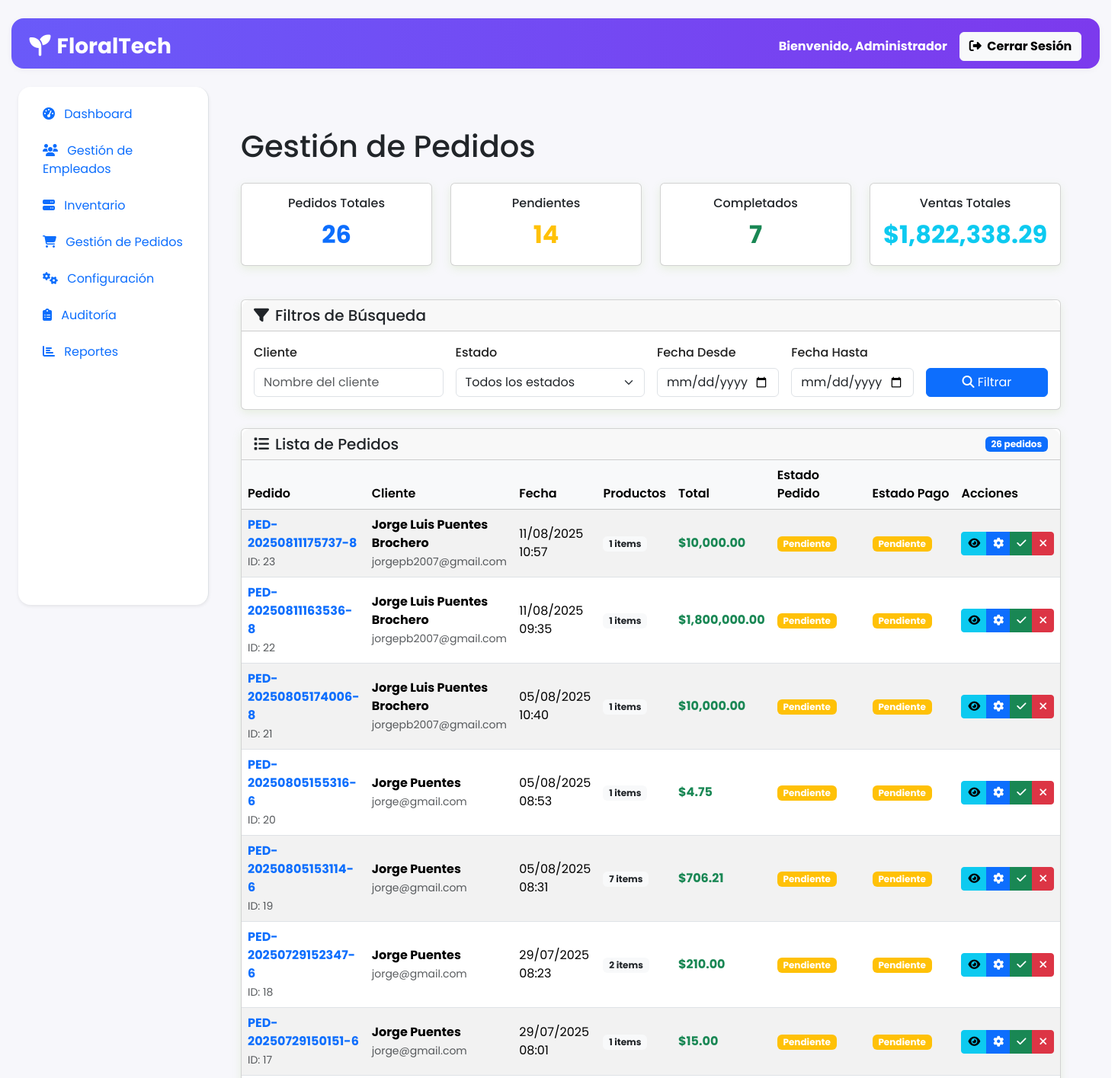
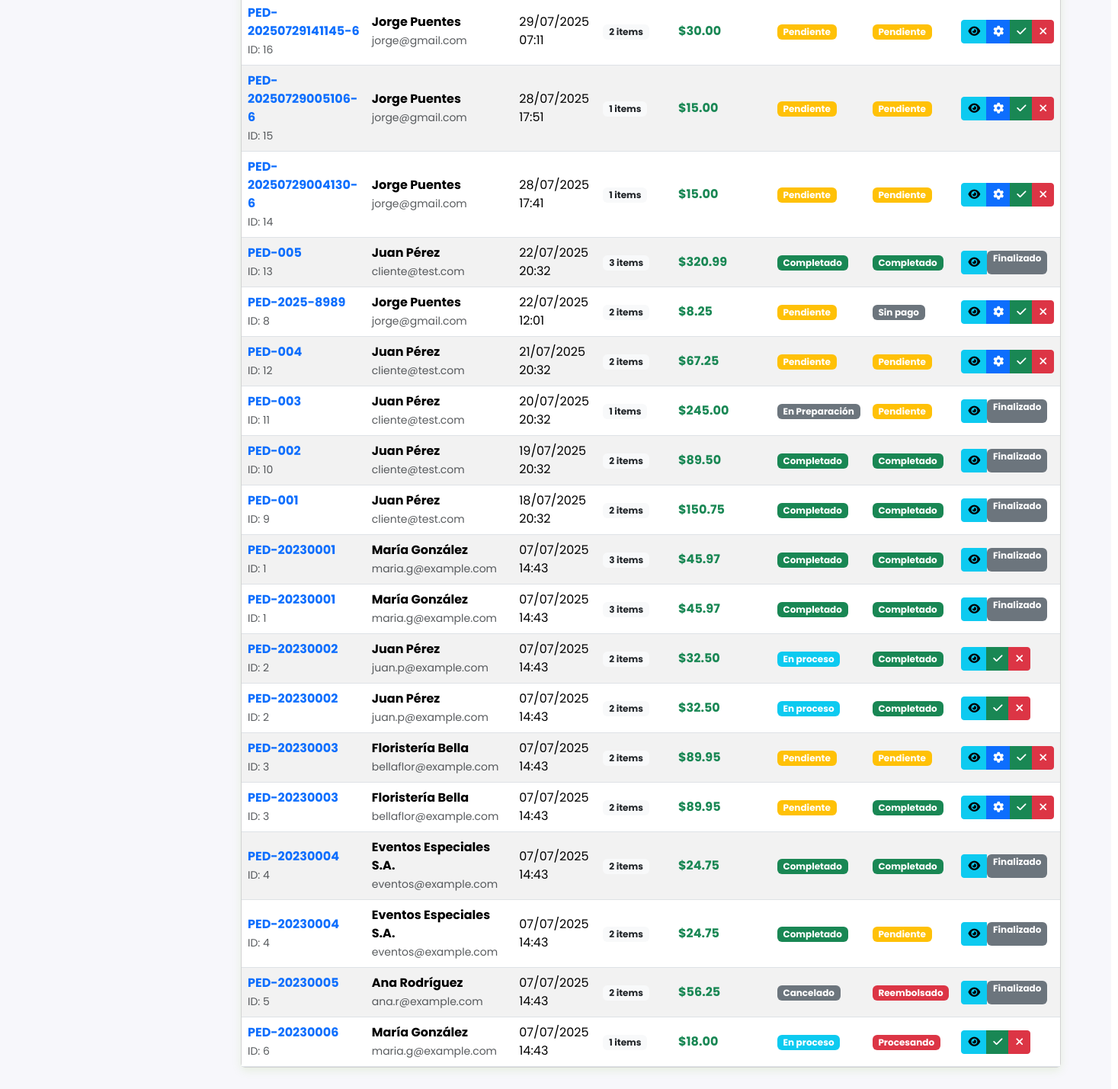
The app's page /index.php?ctrl=dashboard&action=admin&page=pedidos (signed in) with its own data (2 pictures, top to bottom).
### tables this page shows
CREATE TABLE `ped` (
  `idped` int(11) NOT NULL,
  `numped` varchar(255) NOT NULL,
  `fecha_pedido` datetime DEFAULT current_timestamp(),
  `monto_total` decimal(10,2) NOT NULL,
  `cli_idcli` int(11) NOT NULL,
  `estado` varchar(50) DEFAULT 'Pendiente',
  `empleado_id` int(11) DEFAULT NULL COMMENT 'ID del empleado que creó el pedido',
  `fecha_actualizacion` datetime DEFAULT NULL COMMENT 'Fecha de última actualización',
  `empleado_actualizacion` int(11) DEFAULT NULL COMMENT 'ID del empleado que actualizó por última vez',
  `notas` text DEFAULT NULL COMMENT 'Notas adicionales del pedido',
  `direccion_entrega` text DEFAULT NULL,
  `fecha_entrega_solicitada` date DEFAULT NULL
);

CREATE TABLE `cli` (
  `idcli` int(11) NOT NULL,
  `nombre` varchar(255) NOT NULL,
  `direccion` varchar(255) DEFAULT NULL,
  `telefono` varchar(255) DEFAULT NULL,
  `email` varchar(255) DEFAULT NULL,
  `fecha_registro` date DEFAULT curdate(),
  `fecha_actualizacion` datetime DEFAULT NULL COMMENT 'Fecha de última actualización',
  `empleado_registro` int(11) DEFAULT NULL COMMENT 'ID del empleado que registró al cliente'
);

### controllers/dashboard.php (called while the page is built, shortened)
<?php
class dashboard {
    public function admin() {
    require_once 'views/admin/VadashboardPrincipal.php';
    }
}
?>

### index.php (called while the page is built, shortened)
<?php
$action = isset($_GET['action']) ? $_GET['action'] : 'index';
try {
    $controller = new $controllerClass();
    $controller->$action();
} catch (Exception $e) {
    die("Error: " . $e->getMessage());
}
?>

### views/admin/VagestionPedidos.php (the view, shortened to what this page needs)
<?php
try {
    $database = new Database();
    $conn = $database->getConnection();
} catch (Exception $e) {
    die('Error de conexión: ' . $e->getMessage());
}
$where_conditions = ["1=1"];
$params = [];
$where_clause = implode(' AND ', $where_conditions);
try {
    $sql = "
        SELECT
            p.idped,
            p.numped,
            p.fecha_pedido,
            p.monto_total,
            p.estado,
            p.direccion_entrega,
            p.fecha_entrega_solicitada,
            c.nombre as cliente_nombre,
            c.email as cliente_email,
            c.telefono as cliente_telefono,
            c.direccion as cliente_direccion,
            pg.metodo_pago,
            pg.estado_pag as estado_pago,
            pg.fecha_pago,
            COUNT(dp.idtflor) as total_productos
        FROM ped p
        INNER JOIN cli c ON p.cli_idcli = c.idcli
        LEFT JOIN pagos pg ON p.idped = pg.ped_idped
        LEFT JOIN detped dp ON p.idped = dp.idped
        WHERE $where_clause
        GROUP BY p.idped, pg.idpago
        ORDER BY p.fecha_pedido DESC
    ";
    $stmt = $conn->prepare($sql);
    $stmt->execute($params);
    $pedidos = $stmt->fetchAll(PDO::FETCH_ASSOC);
} catch (PDOException $e) {
    $mensaje_error = "Error al obtener pedidos: " . $e->getMessage();
    $pedidos = [];
}
$totalPedidos = count($pedidos);
$totalPendientes = count(array_filter($pedidos, fn($p) => $p['estado'] === 'Pendiente'));
$totalCompletados = count(array_filter($pedidos, fn($p) => $p['estado'] === 'Completado'));
$ventasTotales = array_sum(array_column($pedidos, 'monto_total'));
?>
<!DOCTYPE html>
<html lang="es">
<head>
    <link href="https://cdn.jsdelivr.net/npm/bootstrap@5.3.6/dist/css/bootstrap.min.css" rel="stylesheet">
</head>
<body>
<div class="container py-4">
    <h1 class="mb-4">Gestión de Pedidos</h1>
    <div class="row mb-4">
        <div class="col-md-3">
            <div class="card text-center">
                <div class="card-body">
                    <h6 class="card-title">Pedidos Totales</h6>
                    <div class="fs-2 fw-bold text-primary"><?= $totalPedidos ?></div>
                </div>
            </div>
        </div>
        <div class="col-md-3">
            <div class="card text-center">
                <div class="card-body">
                    <h6 class="card-title">Pendientes</h6>
                    <div class="fs-2 fw-bold text-warning"><?= $totalPendientes ?></div>
                </div>
            </div>
        </div>
        <div class="col-md-3">
            <div class="card text-center">
                <div class="card-body">
                    <h6 class="card-title">Completados</h6>
                    <div class="fs-2 fw-bold text-success"><?= $totalCompletados ?></div>
                </div>
            </div>
        </div>
        <div class="col-md-3">
            <div class="card text-center">
                <div class="card-body">
                    <h6 class="card-title">Ventas Totales</h6>
                    <div class="fs-2 fw-bold text-info">$<?= number_format($ventasTotales, 2) ?></div>
                </div>
            </div>
        </div>
    </div>
    <div class="card mb-4">
        <div class="card-header">
            <h5 class="mb-0"><i class="fas fa-filter me-2"></i>Filtros de Búsqueda</h5>
        </div>
        <div class="card-body">
            <form method="GET" class="row g-3">
                <div class="col-md-3">
                    <label class="form-label">Cliente</label>
                    <input type="text" class="form-control" placeholder="Nombre del cliente" name="cliente" value="<?= $_GET['cliente'] ?? '' ?>">
                </div>
                <div class="col-md-3">
                    <label class="form-label">Estado</label>
                    <select class="form-select" name="estado">
                        <option value="">Todos los estados</option>
                    </select>
                </div>
                <div class="col-md-2">
                    <label class="form-label">Fecha Desde</label>
                    <input type="date" class="form-control" name="fecha_desde" value="<?= $_GET['fecha_desde'] ?? '' ?>">
                </div>
                <div class="col-md-2">
                    <label class="form-label">Fecha Hasta</label>
                    <input type="date" class="form-control" name="fecha_hasta" value="<?= $_GET['fecha_hasta'] ?? '' ?>">
                </div>
                <div class="col-md-2">
                    <label class="form-label">&nbsp;</label>
                    <button type="submit" class="btn btn-primary w-100">
                        <i class="fas fa-search"></i> Filtrar
                    </button>
                </div>
            </form>
        </div>
    </div>
    <div class="card mb-4">
        <div class="card-header d-flex justify-content-between align-items-center">
            <h5 class="mb-0"><i class="fas fa-list me-2"></i>Lista de Pedidos</h5>
            <span class="badge bg-primary"><?= count($pedidos) ?> pedidos</span>
        </div>
        <div class="card-body p-0">
            <?php if (!empty($pedidos)): ?>
            <div class="table-responsive">
                <table class="table table-striped align-middle mb-0">
                    <thead class="table-light">
                        <tr>
                            <th>Pedido</th>
                            <th>Cliente</th>
                            <th>Fecha</th>
                            <th>Productos</th>
                            <th>Total</th>
                            <th>Estado Pedido</th>
                            <th>Estado Pago</th>
                            <th>Acciones</th>
                        </tr>
                    </thead>
                    <tbody>
                        <?php foreach ($pedidos as $pedido): ?>
                        <tr>
                            <td>
                                <strong class="text-primary"><?= htmlspecialchars($pedido['numped']) ?></strong>
                                <br><small class="text-muted">ID: <?= $pedido['idped'] ?></small>
                            </td>
                            <td>
                                <strong><?= htmlspecialchars($pedido['cliente_nombre']) ?></strong>
                                <br><small class="text-muted"><?= htmlspecialchars($pedido['cliente_email']) ?></small>
                            </td>
                            <td>
                                <?= date('d/m/Y H:i', strtotime($pedido['fecha_pedido'])) ?>
                            </td>
                            <td>
                                <span class="badge bg-light text-dark"><?= $pedido['total_productos'] ?> items</span>
                            </td>
                            <td>
                                <strong class="text-success">$<?= number_format($pedido['monto_total'], 2) ?></strong>
                            </td>
                            <td>
                                <span class="badge bg-<?=
                                    $pedido['estado'] === 'Pendiente' ? 'warning' :
                                    ($pedido['estado'] === 'En proceso' ? 'info' :
                                    ($pedido['estado'] === 'Completado' ? 'success' : 'secondary'))
                                ?>">
                                    <?= htmlspecialchars($pedido['estado']) ?>
                                </span>
                            </td>
                            <td>
                                <?php if ($pedido['estado_pago']): ?>
                                    <span class="badge bg-<?=
                                        $pedido['estado_pago'] === 'Pendiente' ? 'warning' :
                                        ($pedido['estado_pago'] === 'Completado' ? 'success' : 'danger')
                                    ?>">
                                        <?= htmlspecialchars($pedido['estado_pago']) ?>
                                    </span>
                                <?php else: ?>
                                    <span class="badge bg-secondary">Sin pago</span>
                                <?php endif; ?>
                            </td>
                            <td>
                                <div class="btn-group" role="group">
                                    <button type="button" class="btn btn-sm btn-info" onclick="verDetallePedido(<?= $pedido['idped'] ?>)" title="Ver detalles">
                                        <i class="fas fa-eye"></i>
                                    </button>
                                    <?php if ($pedido['estado'] === 'Pendiente'): ?>
                                        <button type="button" class="btn btn-sm btn-primary" onclick="cambiarEstado(<?= $pedido['idped'] ?>, 'En proceso')" title="Procesar pedido">
                                            <i class="fas fa-cog"></i>
                                        </button>
                                        <button type="button" class="btn btn-sm btn-success" onclick="cambiarEstado(<?= $pedido['idped'] ?>, 'Completado')" title="Marcar completado">
                                            <i class="fas fa-check"></i>
                                        </button>
                                        <button type="button" class="btn btn-sm btn-danger" onclick="cambiarEstado(<?= $pedido['idped'] ?>, 'Cancelado')" title="Cancelar pedido">
                                            <i class="fas fa-times"></i>
                                        </button>
                                    <?php elseif ($pedido['estado'] === 'En proceso'): ?>
                                        <button type="button" class="btn btn-sm btn-success" onclick="cambiarEstado(<?= $pedido['idped'] ?>, 'Completado')" title="Marcar completado">
                                            <i class="fas fa-check"></i>
                                        </button>
                                        <button type="button" class="btn btn-sm btn-danger" onclick="cambiarEstado(<?= $pedido['idped'] ?>, 'Cancelado')" title="Cancelar pedido">
                                            <i class="fas fa-times"></i>
                                        </button>
                                    <?php else: ?>
                                        <span class="badge bg-secondary">Finalizado</span>
                                    <?php endif; ?>
                                </div>
                            </td>
                        </tr>
                        <?php endforeach; ?>
                    </tbody>
                </table>
            </div>
        </div>
    </div>
            <?php endif; ?>
        </div>
    </div>
</div>

### assets/dashboard-admin.css (style rules this page uses)
:root { --primary: #4CAF50; --secondary: #8BC34A; --accent: #FF9800; --light: #F1F8E9; --dark: #1B5E20; --text: #212121; --text-light: #757575; --card-shadow: 0 4px 12px rgba(139, 195, 74, 0.15); --sidebar-width: 280px; }
* { margin: 0; padding: 0; box-sizing: border-box; font-family: 'Poppins', sans-serif; }
body { background-color: #f5f9f5; color: var(--text); display: flex; }
.btn-primary { background-color: var(--primary); border-color: var(--primary); }
.card { border-radius: 12px; box-shadow: var(--card-shadow); border: 1px solid #dee2e6; margin-bottom: 20px; }
.card-header { background-color: white; border-bottom: 1px solid rgba(0,0,0,0.1); font-weight: 600; color: var(--dark); padding: 15px 20px; border-radius: 12px 12px 0 0 !important; }
.card-body { padding: 20px; }
.table th { background-color: var(--light); color: var(--dark); font-weight: 600; border-top: none; }
.form-label { font-weight: 500; color: var(--text); margin-bottom: 5px; }

### records on screen
ped: numped "PED-20250811175737-8", idped "23", cli_idcli.nombre "Jorge Luis Puentes Brochero", cli_idcli.email "jorgepb2007@gmail.com", fecha_pedido "11/08/2025 10:57", total_productos "1", monto_total "10,000.00", estado "Pendiente", estado_pago "Pendiente"
ped: numped "PED-20250811163536-8", idped "22", cli_idcli.nombre "Jorge Luis Puentes Brochero", cli_idcli.email "jorgepb2007@gmail.com", fecha_pedido "11/08/2025 09:35", total_productos "1", monto_total "1,800,000.00", estado "Pendiente", estado_pago "Pendiente"
ped: numped "PED-20250805174006-8", idped "21", cli_idcli.nombre "Jorge Luis Puentes Brochero", cli_idcli.email "jorgepb2007@gmail.com", fecha_pedido "05/08/2025 10:40", total_productos "1", monto_total "10,000.00", estado "Pendiente", estado_pago "Pendiente"
ped: numped "PED-20250805155316-6", idped "20", cli_idcli.nombre "Jorge Puentes", cli_idcli.email "jorge@gmail.com", fecha_pedido "05/08/2025 08:53", total_productos "1", monto_total "4.75", estado "Pendiente", estado_pago "Pendiente"
ped: numped "PED-20250805153114-6", idped "19", cli_idcli.nombre "Jorge Puentes", cli_idcli.email "jorge@gmail.com", fecha_pedido "05/08/2025 08:31", total_productos "7", monto_total "706.21", estado "Pendiente", estado_pago "Pendiente"
ped: numped "PED-20250729152347-6", idped "18", cli_idcli.nombre "Jorge Puentes", cli_idcli.email "jorge@gmail.com", fecha_pedido "29/07/2025 08:23", total_productos "2", monto_total "210.00", estado "Pendiente", estado_pago "Pendiente"
ped: numped "PED-20250729150151-6", idped "17", cli_idcli.nombre "Jorge Puentes", cli_idcli.email "jorge@gmail.com", fecha_pedido "29/07/2025 08:01", total_productos "1", monto_total "15.00", estado "Pendiente", estado_pago "Pendiente"
ped: numped "PED-20250729141145-6", idped "16", cli_idcli.nombre "Jorge Puentes", cli_idcli.email "jorge@gmail.com", fecha_pedido "29/07/2025 07:11", total_productos "2", monto_total "30.00", estado "Pendiente", estado_pago "Pendiente"
ped: numped "PED-20250729005106-6", idped "15", cli_idcli.nombre "Jorge Puentes", cli_idcli.email "jorge@gmail.com", fecha_pedido "28/07/2025 17:51", total_productos "1", monto_total "15.00", estado "Pendiente", estado_pago "Pendiente"
ped: numped "PED-20250729004130-6", idped "14", cli_idcli.nombre "Jorge Puentes", cli_idcli.email "jorge@gmail.com", fecha_pedido "28/07/2025 17:41", total_productos "1", monto_total "15.00", estado "Pendiente", estado_pago "Pendiente"
ped: numped "PED-005", idped "13", cli_idcli.nombre "Juan Pérez", cli_idcli.email "cliente@test.com", fecha_pedido "22/07/2025 20:32", total_productos "3", monto_total "320.99", estado "Completado", estado_pago "Completado", shows "Finalizado"
ped: numped "PED-2025-8989", idped "8", cli_idcli.nombre "Jorge Puentes", cli_idcli.email "jorge@gmail.com", fecha_pedido "22/07/2025 12:01", total_productos "2", monto_total "8.25", estado "Pendiente", shows "Sin pago"
ped: numped "PED-004", idped "12", cli_idcli.nombre "Juan Pérez", cli_idcli.email "cliente@test.com", fecha_pedido "21/07/2025 20:32", total_productos "2", monto_total "67.25", estado "Pendiente", estado_pago "Pendiente"
ped: numped "PED-003", idped "11", cli_idcli.nombre "Juan Pérez", cli_idcli.email "cliente@test.com", fecha_pedido "20/07/2025 20:32", total_productos "1", monto_total "245.00", estado "En Preparación", estado_pago "Pendiente", shows "Finalizado"
ped: numped "PED-002", idped "10", cli_idcli.nombre "Juan Pérez", cli_idcli.email "cliente@test.com", fecha_pedido "19/07/2025 20:32", total_productos "2", monto_total "89.50", estado "Completado", estado_pago "Completado", shows "Finalizado"
ped: numped "PED-001", idped "9", cli_idcli.nombre "Juan Pérez", cli_idcli.email "cliente@test.com", fecha_pedido "18/07/2025 20:32", total_productos "2", monto_total "150.75", estado "Completado", estado_pago "Completado", shows "Finalizado"
ped: numped "PED-20230001", idped "1", cli_idcli.nombre "María González", cli_idcli.email "maria.g@example.com", fecha_pedido "07/07/2025 14:43", total_productos "3", monto_total "45.97", estado "Completado", estado_pago "Completado", shows "Finalizado"
ped: numped "PED-20230002", idped "2", cli_idcli.nombre "Juan Pérez", cli_idcli.email "juan.p@example.com", fecha_pedido "07/07/2025 14:43", total_productos "2", monto_total "32.50", estado "En proceso", estado_pago "Completado"
ped: numped "PED-20230003", idped "3", cli_idcli.nombre "Floristería Bella", cli_idcli.email "bellaflor@example.com", fecha_pedido "07/07/2025 14:43", total_productos "2", monto_total "89.95", estado "Pendiente", estado_pago "Pendiente", estado_pago "Completado"
ped: numped "PED-20230004", idped "4", cli_idcli.nombre "Eventos Especiales S.A.", cli_idcli.email "eventos@example.com", fecha_pedido "07/07/2025 14:43", total_productos "2", monto_total "24.75", estado "Completado", estado_pago "Completado", shows "Finalizado", estado_pago "Pendiente"
ped: numped "PED-20230005", idped "5", cli_idcli.nombre "Ana Rodríguez", cli_idcli.email "ana.r@example.com", fecha_pedido "07/07/2025 14:43", total_productos "2", monto_total "56.25", estado "Cancelado", estado_pago "Reembolsado", shows "Finalizado"
ped: numped "PED-20230006", idped "6", cli_idcli.nombre "María González", cli_idcli.email "maria.g@example.com", fecha_pedido "07/07/2025 14:43", total_productos "1", monto_total "18.00", estado "En proceso", estado_pago "Procesando"

### other values on screen
$totalPedidos "26"
$totalPendientes "14"
$totalCompletados "7"
$ventasTotales "1,822,338.29"
count($pedidos) "26"
